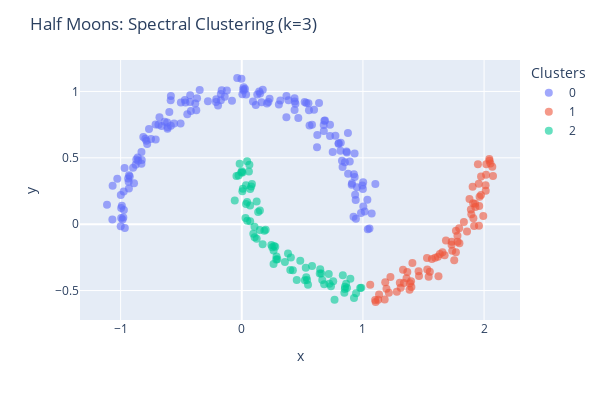

Notebook source saved alongside this figure:
### Markdown cell above
With this kernel transform approach, the kernelized k-means can find the more complicated non-linear boundaries between clusters.

### Code cell
ym_s3 = SpectralClustering(n_clusters=3, affinity='nearest_neighbors', 
                              n_neighbors=20, assign_labels='kmeans').fit_predict(Xm)

cv_m.plot_clusters(ym_s3, title='Half Moons: Spectral Clustering (k=3)')
